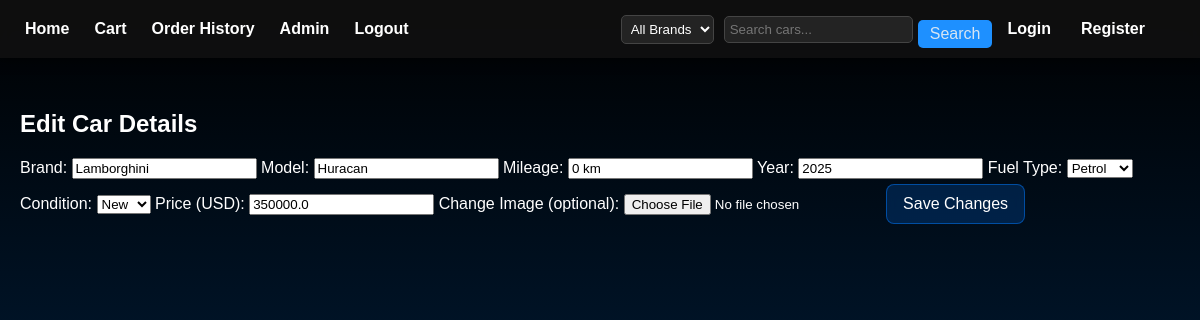
The app's page /edit/7 (signed in), older data.
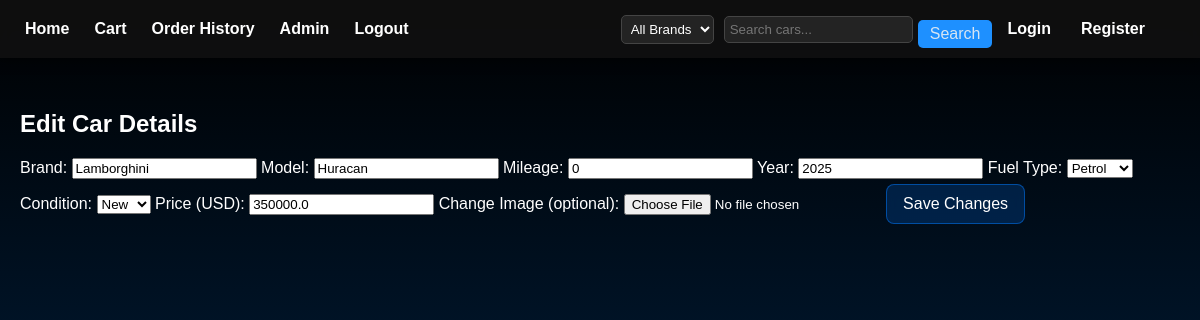
The same page, newer data.
### app.py (models this page shows)
class Car(db.Model):
    id = db.Column(db.Integer, primary_key=True)
    model = db.Column(db.String(100), nullable=False)
    mileage = db.Column(db.Integer, nullable=False)
    year = db.Column(db.Integer, nullable=False)
    brand = db.Column(db.String(50), nullable=False)
    condition = db.Column(db.String(50), nullable=False)
    image = db.Column(db.String(100), nullable=True)
    price = db.Column(db.Float, nullable=False)
    seller_id = db.Column(db.Integer, db.ForeignKey('user.id'))
    seller = db.relationship('User', back_populates='listed_cars')

### app.py (the view, shortened to what this page needs)
@app.route('/edit/<int:car_id>', methods=['GET', 'POST'])
def edit_car(car_id):
    if 'admin_logged_in' not in session:
        return redirect(url_for('admin_login'))
    car = Car.query.get_or_404(car_id)
    return render_template('edit_car.html', car=car)

### app.py (called while the page is built)
@app.context_processor
def inject_user():
    if 'user_id' in session:
        user = User.query.get(session['user_id'])
        return dict(current_user=user)
    return dict(current_user=None)

### templates/edit_car.html (shortened to what this page needs)
{% extends "layout.html" %}
{% block content %}
<h2>Edit Car Details</h2>
<form action="{{ url_for('edit_car', car_id=car.id) }}" method="POST" enctype="multipart/form-data" class="car-form">
    <label>Brand:</label>
    <input type="text" name="brand" value="{{ car.brand }}" required>
    <label>Model:</label>
    <input type="text" name="model" value="{{ car.model }}" required>
    <label>Mileage:</label>
    <input type="text" name="mileage" value="{{ car.mileage }}" required>
    <label>Year:</label>
    <input type="number" name="year" value="{{ car.year }}" required>
    <label>Fuel Type:</label>
    <select name="fuel" required>
        <option value="Petrol" {% if car.fuel == 'Petrol' %}selected{% endif %}>Petrol</option>
    </select>
    <label>Condition:</label>
    <select name="condition" required>
        <option value="New" {% if car.condition == 'New' %}selected{% endif %}>New</option>
    </select>
    <label>Price (USD):</label>
    <input type="number" name="price" step="0.01" value="{{ car.price }}" required>
    <label>Change Image (optional):</label>
    <input type="file" name="image" accept="image/*">
    <button type="submit" class="cart-btn">Save Changes</button>
</form>
{% endblock %}

Row changes from the older to the newer data that the page shows:
changed Car "Lamborghini": mileage "0 km" → "0"
